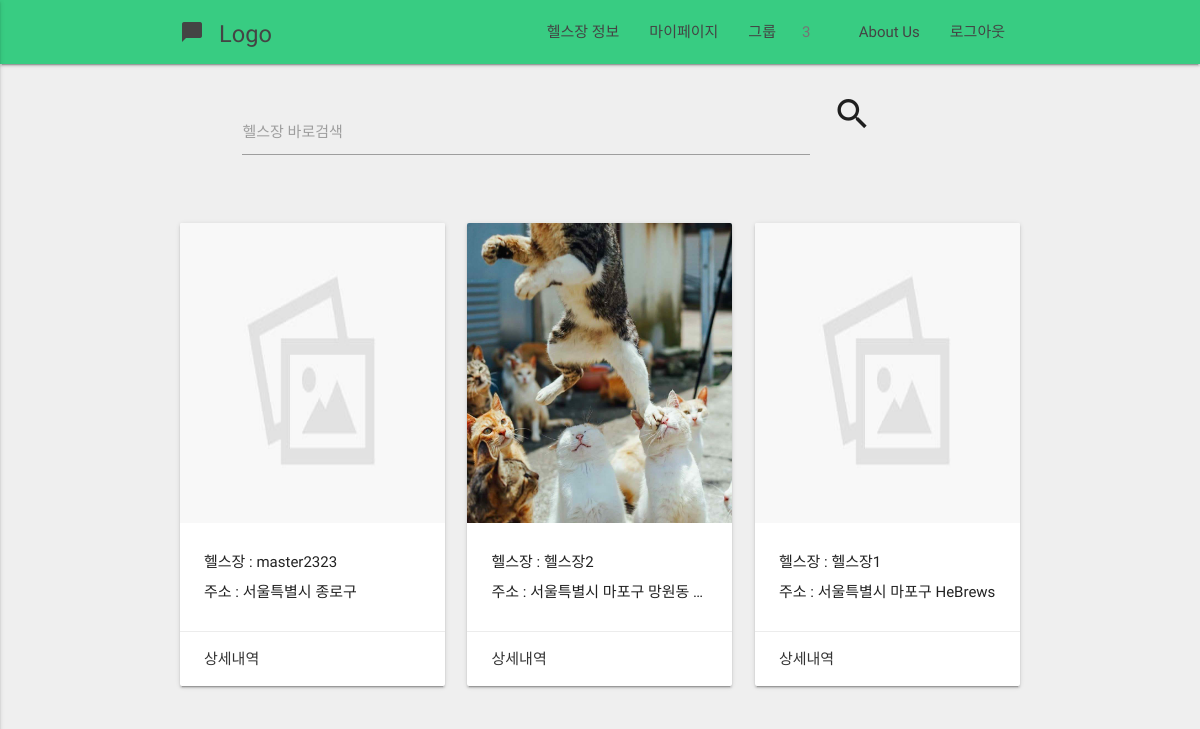
Screenshot of /healthclub/list/ (signed in) with the database file from the repository.
### profiles/models.py (models this page shows, shortened)
class GroupInvite(models.Model):
    inviter          = models.ForeignKey(User, related_name = 'inviter')
    new_member       = models.ForeignKey(User, related_name = 'new_member')
    group            = models.ForeignKey(Group, related_name = 'group', null=True)
    confirmed        = models.BooleanField(default = False)

### healthclub/models.py (models this page shows, shortened)
class HealthClub(models.Model):
    name      = models.CharField(max_length = 120)
    address   = models.CharField(max_length = 200)
    master    = models.ForeignKey(User)
    photo     = models.ImageField(blank=True)
    qrcode    = models.ImageField(blank=True)
    member    = models.IntegerField(default = 0)
    price1    = models.IntegerField(default = 0, blank = True)
    price2    = models.IntegerField(default = 0, blank = True)
    price3    = models.IntegerField(default = 0, blank = True)
    price6    = models.IntegerField(default = 0, blank = True)
    price12   = models.IntegerField(default = 0, blank = True)
    detail   = models.CharField(max_length = 1000, blank = True)
    timestamp = models.DateTimeField(auto_now=True)
    updated = models.DateTimeField(auto_now_add=True)

### healthclub/views.py (the view)
class HealthClubListView(ListView):
    def get_queryset(self):
        search = self.request.GET.get('search')
        if search:
            search = search.split("(")[0]
            return HealthClub.objects.filter(Q(name__icontains=search) | Q(address__icontains=search) | Q(detail__icontains=search)).order_by('updated')
        return HealthClub.objects.all().order_by('updated')
    def get_context_data(self, *args, **kwargs):
        context = super(HealthClubListView, self).get_context_data(**kwargs)
        healthclubs = HealthClub.objects.all()
        hkeywords = set()
        keywords = set()
        for healthclub in healthclubs:
            if len(healthclub.address) >= 12:
                address_short = healthclub.address[0:12] + ".."
            temp = healthclub.name + "(" + address_short + ")"
            hkeywords.add(temp)
            addresses = healthclub.address.split(' ')
            for address in addresses:
                keywords.add(address)
            context['keywords'] = keywords
            context['healthclubs'] = hkeywords
        return context

### healthclub/templates/healthclub/healthclub_list.html (shortened to what this page needs)
{% extends "base.html"  %}
{% load staticfiles %}
{%block content%}
<div class="container" style="margin-top:30px">
    <div class="row">
      <form method="GET" action="/healthclub/list/" id="search">
          <div class="row">
            <div class="col s1 m1 m1"></div>
            <div class="input-field col s8 m8 l8">
              <input type="text" name="search" id="autocomplete-input" class="autocomplete">
              <label for="autocomplete-input">헬스장 바로검색</label>
            </div>
            <div class="col s1 m1 l1">
                <i style="font-size:40px" class="material-icons prefix" onclick="submitFunc()">search</i>
            </div>
            <div class="col s2 m2 l2"></div>
          </div>
      </form>
    </div>
    <div class="col s12 m4">
        <div class="row">
            {% for obj in object_list reversed%}
            <div class="col s12 m4">
              <div class="card" >
                <div class="card-image">
                  {% if obj.photo %}
                  <img src="{{obj.photo.url}}" style="height:300px">
                  {%else%}
                  <img src="{% static 'images/default_image.jpg' %}" style="height:300px">
                  {% endif %}
                </div>
                <div class="card-content">
                  <p>헬스장 : {{obj.name}}</p>
                  <p class="truncate">주소 : {{obj.address}}</p>
                </div>
                <div class="card-action">
                  <a href="{% url 'healthclub:detail' pk=obj.id %}">상세내역</a>
                </div>
              </div>
            </div>
             {% endfor %}
        </div>
    </div>
</div>
{%endblock content%}

### templates/base.html (shortened to what this page needs)
{% load staticfiles %}
<!DOCTYPE html>
<html lang="en">
<head>
  <link href="{% static 'css/materialize.css' %}" type="text/css" rel="stylesheet" media="screen,projection"/>
  <link href="{% static 'css/style.css' %}" type="text/css" rel="stylesheet" media="screen,projection"/>
</head>
<body>
    <nav role="navigation" style="background-color : #38cc82">
    <div class="nav-wrapper container">
      <a id="logo-container" href="/" class="brand-logo"> <small>Logo</small><i class="large material-icons">chat_bubble</i></a>
      <ul class="right hide-on-med-and-down">
        {% if request.user.is_anonymous %}
        <li><a href="/login">로그인</a></li>
        <li><a href="/register">회원 가입</a></li>
        <li><a href="/healthclub/list">헬스장 정보</a></li>
        <li><a href="/aboutus/">About Us</a></li>
        {% elif request.user.profile.is_health_master %}
        <li><a href="/healthclub/mypage">지점 현황</a></li>
        <li><a href="/healthclub/create">지점 정보 설정</a></li>
        <li><a href="/healthclub/list">헬스장 정보</a></li>
        <li><a href="/logout">로그아웃</a></li>
        {% else %}
        <li><a href="/healthclub/list">헬스장 정보</a></li>
        <li><a href="/profiles/mypage">마이페이지</a></li>
        <li>
          <a href="/profiles/group">그룹
            {% if request.user.new_member.all  %}
            <span class="badge">{{request.user.new_member.all|length}}</span>
            {% endif  %}
          </a>
        </li>
        <li><a href="/aboutus/">About Us</a></li>
        <li><a href="/logout">로그아웃</a></li>
        {% endif %}
      </ul>
    </div>
  </nav>
    {% block content %}{% endblock %}
</body>
</html>

### static/css/style.css (style rules this page uses)
nav ul a, nav .brand-logo { color: #444; }
p { line-height: 2rem; }

### templates/base.html (style rules this page uses)
body { background-color : #efefef; }
label { color: black; }

### rows the page displays
HealthClub: name "master2323", address "서울특별시 종로구"
HealthClub: photo (picture), name "헬스장2", address "서울특별시 마포구 망원동…"
HealthClub: name "헬스장1", address "서울특별시 마포구 HeBrews"

### other values shown
{{ request.user.new_member.all|length }} "3"
